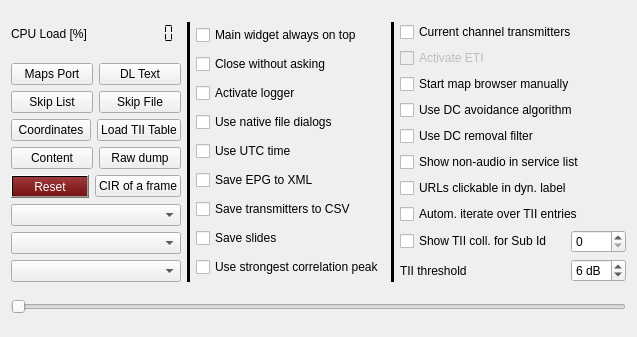
<?xml version="1.0" encoding="UTF-8"?>
<ui version="4.0">
 <class>configWidget</class>
 <widget class="QWidget" name="configWidget">
  <property name="geometry">
   <rect>
    <x>0</x>
    <y>0</y>
    <width>637</width>
    <height>337</height>
   </rect>
  </property>
  <property name="windowTitle">
   <string>Configuration and Control</string>
  </property>
  <layout class="QVBoxLayout" name="verticalLayout_4">
   <item>
    <layout class="QHBoxLayout" name="horizontalLayout_5">
     <item>
      <layout class="QVBoxLayout" name="verticalLayout_3">
       <item>
        <layout class="QFormLayout" name="formLayout">
         <item row="0" column="0">
          <widget class="QLabel" name="label_7">
           <property name="maximumSize">
            <size>
             <width>16777215</width>
             <height>24</height>
            </size>
           </property>
           <property name="text">
            <string>CPU Load [%]</string>
           </property>
          </widget>
         </item>
         <item row="0" column="1">
          <widget class="QLCDNumber" name="cpuMonitor">
           <property name="maximumSize">
            <size>
             <width>16777215</width>
             <height>24</height>
            </size>
           </property>
           <property name="frameShape">
            <enum>QFrame::Shape::NoFrame</enum>
           </property>
           <property name="smallDecimalPoint">
            <bool>true</bool>
           </property>
           <property name="digitCount">
            <number>7</number>
           </property>
           <property name="segmentStyle">
            <enum>QLCDNumber::SegmentStyle::Flat</enum>
           </property>
          </widget>
         </item>
        </layout>
       </item>
       <item>
        <layout class="QHBoxLayout" name="horizontalLayout" stretch="0,0">
         <item>
          <widget class="QPushButton" name="portSelector">
           <property name="text">
            <string>Maps Port</string>
           </property>
          </widget>
         </item>
         <item>
          <widget class="QPushButton" name="dlTextButton">
           <property name="toolTip">
            <string>&lt;html&gt;&lt;head/&gt;&lt;body&gt;&lt;p&gt;Save the lines of text that appear as dynamic label&lt;/p&gt;&lt;/body&gt;&lt;/html&gt;</string>
           </property>
           <property name="text">
            <string>DL Text</string>
           </property>
          </widget>
         </item>
        </layout>
       </item>
       <item>
        <layout class="QHBoxLayout" name="horizontalLayout_4">
         <item>
          <widget class="QPushButton" name="skipList_button">
           <property name="toolTip">
            <string>&lt;html&gt;&lt;head/&gt;&lt;body&gt;&lt;p&gt;show or hide the skipList. Updates in the skipList will be saved.&lt;/p&gt;&lt;/body&gt;&lt;/html&gt;</string>
           </property>
           <property name="text">
            <string>Skip List</string>
           </property>
          </widget>
         </item>
         <item>
          <widget class="QPushButton" name="skipFile_button">
           <property name="toolTip">
            <string>&lt;html&gt;&lt;head/&gt;&lt;body&gt;&lt;p&gt;Select a file for the skipList. If the file does not exist yet, it will be created and initialized with a skipList with no channels set to skip.&lt;/p&gt;&lt;/body&gt;&lt;/html&gt;</string>
           </property>
           <property name="text">
            <string>Skip File</string>
           </property>
          </widget>
         </item>
        </layout>
       </item>
       <item>
        <layout class="QHBoxLayout" name="horizontalLayout_7">
         <item>
          <widget class="QPushButton" name="set_coordinatesButton">
           <property name="toolTip">
            <string>&lt;html&gt;&lt;head/&gt;&lt;body&gt;&lt;p&gt;&lt;span style=&quot; font-weight:700;&quot;&gt;Enter your local map coordinates&lt;/span&gt;&lt;/p&gt;&lt;p&gt;This is necessary to show the correct direction and distance of the received TII information.&lt;/p&gt;&lt;/body&gt;&lt;/html&gt;</string>
           </property>
           <property name="text">
            <string>Coordinates</string>
           </property>
          </widget>
         </item>
         <item>
          <widget class="QPushButton" name="loadTableButton">
           <property name="toolTip">
            <string>&lt;html&gt;&lt;head/&gt;&lt;body&gt;&lt;p&gt;Touching this button instructs the software to (try to) load a so-called tii table, a table with the&lt;/p&gt;&lt;p&gt;encodings of tii data.&lt;/p&gt;&lt;/body&gt;&lt;/html&gt;</string>
           </property>
           <property name="text">
            <string>Load TII Table</string>
           </property>
          </widget>
         </item>
        </layout>
       </item>
       <item>
        <layout class="QHBoxLayout" name="horizontalLayout_8">
         <item>
          <widget class="QPushButton" name="contentButton">
           <property name="sizePolicy">
            <sizepolicy hsizetype="Preferred" vsizetype="Fixed">
             <horstretch>0</horstretch>
             <verstretch>0</verstretch>
            </sizepolicy>
           </property>
           <property name="toolTip">
            <string>&lt;html&gt;&lt;head/&gt;&lt;body&gt;&lt;p&gt;This will open a 'save as ... dialog' where you can select a file to store a description of the content of the current DAB ensemble (Audio and Data) in a text file.&lt;/p&gt;&lt;/body&gt;&lt;/html&gt;</string>
           </property>
           <property name="text">
            <string>Content</string>
           </property>
          </widget>
         </item>
         <item>
          <widget class="QPushButton" name="dumpButton">
           <property name="sizePolicy">
            <sizepolicy hsizetype="Preferred" vsizetype="Fixed">
             <horstretch>0</horstretch>
             <verstretch>0</verstretch>
            </sizepolicy>
           </property>
           <property name="toolTip">
            <string>&lt;html&gt;&lt;head/&gt;&lt;body&gt;&lt;p&gt;Push this button to save the raw input. Pushing will cause a menu to appear where a filename can be selected. Please note the big filesizes!&lt;/p&gt;&lt;p&gt;Push again to stop recording. You can reload it by using the file input (*.sdr) option. &lt;/p&gt;&lt;/body&gt;&lt;/html&gt;</string>
           </property>
           <property name="text">
            <string>Raw dump</string>
           </property>
          </widget>
         </item>
        </layout>
       </item>
       <item>
        <layout class="QHBoxLayout" name="horizontalLayout_9">
         <item>
          <widget class="QPushButton" name="resetButton">
           <property name="sizePolicy">
            <sizepolicy hsizetype="Preferred" vsizetype="Fixed">
             <horstretch>0</horstretch>
             <verstretch>0</verstretch>
            </sizepolicy>
           </property>
           <property name="toolTip">
            <string>&lt;html&gt;&lt;head/&gt;&lt;body&gt;&lt;p&gt;Push this button to reset, i.e. restart synchronization.&lt;/p&gt;&lt;/body&gt;&lt;/html&gt;</string>
           </property>
           <property name="styleSheet">
            <string notr="true">QPushButton { background-color:qlineargradient(x1:1, y1:0, x2:1, y2:1, stop:0 rgba(158, 58, 58, 255),stop:1 rgba(118, 18, 18, 255)); color: #ffffff; }
            </string>
           </property>
           <property name="text">
            <string>Reset</string>
           </property>
          </widget>
         </item>
         <item>
          <widget class="QPushButton" name="cirButton">
           <property name="sizePolicy">
            <sizepolicy hsizetype="Preferred" vsizetype="Fixed">
             <horstretch>0</horstretch>
             <verstretch>0</verstretch>
            </sizepolicy>
           </property>
           <property name="toolTip">
            <string>&lt;html&gt;&lt;head/&gt;&lt;body&gt;&lt;p&gt;This will open a windows with CIR of the whole frame.&lt;/p&gt;&lt;/body&gt;&lt;/html&gt;</string>
           </property>
           <property name="text">
            <string>CIR of a frame</string>
           </property>
          </widget>
         </item>
        </layout>
       </item>
       <item>
        <layout class="QHBoxLayout" name="horizontalLayout_10">
         <item>
          <widget class="QComboBox" name="cmbSoftBitGen">
           <property name="toolTip">
            <string>&lt;html&gt;&lt;head/&gt;&lt;body&gt;&lt;p&gt;&lt;span style=&quot; font-weight:600;&quot;&gt;Select soft bit generation type&lt;/span&gt;&lt;/p&gt;&lt;p&gt;There are several ideas on how to calculate the soft bit values for the Virterbi decoder. In some weak reception conditions, this may cause a change.&lt;/p&gt;&lt;p&gt;See the &amp;quot;Soft-Bit Weight&amp;quot; of the Carrier Plot for the calculation results.&lt;/p&gt;&lt;p&gt;As the first entry should provide almost the best result, the value is not stored persistently.&lt;/p&gt;&lt;/body&gt;&lt;/html&gt;</string>
           </property>
          </widget>
         </item>
        </layout>
       </item>
       <item>
        <widget class="QComboBox" name="streamoutSelector"/>
       </item>
       <item>
        <widget class="QComboBox" name="deviceSelector">
         <property name="toolTip">
          <string>&lt;html&gt;&lt;head/&gt;&lt;body&gt;&lt;p&gt;&lt;span style=&quot; font-weight:700;&quot;&gt;Select input device&lt;/span&gt;&lt;/p&gt;&lt;/body&gt;&lt;/html&gt;</string>
         </property>
        </widget>
       </item>
      </layout>
     </item>
     <item>
      <widget class="Line" name="line_2">
       <property name="styleSheet">
        <string notr="true">background-color: black;</string>
       </property>
       <property name="orientation">
        <enum>Qt::Orientation::Vertical</enum>
       </property>
      </widget>
     </item>
     <item>
      <layout class="QVBoxLayout" name="verticalLayout_2">
       <item>
        <widget class="QCheckBox" name="cbAlwaysOnTop">
         <property name="toolTip">
          <string>&lt;html&gt;&lt;head/&gt;&lt;body&gt;&lt;p&gt;Set in the configuration whether or not the main widget should ALWAYS be op top. Note that setting will be applied the next time the program will start.&lt;/p&gt;&lt;/body&gt;&lt;/html&gt;</string>
         </property>
         <property name="text">
          <string>Main widget always on top</string>
         </property>
        </widget>
       </item>
       <item>
        <widget class="QCheckBox" name="cbCloseDirect">
         <property name="toolTip">
          <string>&lt;html&gt;&lt;head/&gt;&lt;body&gt;&lt;p&gt;If you are bored with the explicit request to stop, touch this one, and stopping is direct&lt;/p&gt;&lt;/body&gt;&lt;/html&gt;</string>
         </property>
         <property name="text">
          <string>Close without asking</string>
         </property>
        </widget>
       </item>
       <item>
        <widget class="QCheckBox" name="cbActivateLogger">
         <property name="toolTip">
          <string>&lt;html&gt;&lt;head/&gt;&lt;body&gt;&lt;p&gt;Sometime one wants to see what was done, the logger just dumps some data into a file, showing the selections made.&lt;/p&gt;&lt;/body&gt;&lt;/html&gt;</string>
         </property>
         <property name="text">
          <string>Activate logger</string>
         </property>
        </widget>
       </item>
       <item>
        <widget class="QCheckBox" name="cbUseNativeFileDialog">
         <property name="text">
          <string>Use native file dialogs</string>
         </property>
        </widget>
       </item>
       <item>
        <widget class="QCheckBox" name="cbUseUtcTime">
         <property name="toolTip">
          <string>&lt;html&gt;&lt;head/&gt;&lt;body&gt;&lt;p&gt;If you want to see UTC in the logs select this one.&lt;/p&gt;&lt;/body&gt;&lt;/html&gt;</string>
         </property>
         <property name="text">
          <string>Use UTC time</string>
         </property>
        </widget>
       </item>
       <item>
        <widget class="QCheckBox" name="cbGenXmlFromEpg">
         <property name="toolTip">
          <string>&lt;html&gt;&lt;head/&gt;&lt;body&gt;&lt;p&gt;The EPG detector has two components, one collecting data to present as &amp;quot;time table&amp;quot; for today, the other one - using a library written by Julian Cable from the BBC - to generate textual xml.&lt;/p&gt;&lt;p&gt;If selected, the xml will be generated. Note however that we encountered at least one example where the library generating the textual xml causes a crash.&lt;/p&gt;&lt;/body&gt;&lt;/html&gt;</string>
         </property>
         <property name="text">
          <string>Save EPG to XML</string>
         </property>
        </widget>
       </item>
       <item>
        <widget class="QCheckBox" name="cbSaveTransToCsv">
         <property name="toolTip">
          <string>&lt;html&gt;&lt;head/&gt;&lt;body&gt;&lt;p&gt;When this is set, the transmitter descriptions visible on the map are also stored in a &amp;quot;.csv&amp;quot; file.&lt;/p&gt;&lt;p&gt;On starting the httpHandler, a file selection menu will appear.&lt;/p&gt;&lt;/body&gt;&lt;/html&gt;</string>
         </property>
         <property name="text">
          <string>Save transmitters to CSV</string>
         </property>
        </widget>
       </item>
       <item>
        <widget class="QCheckBox" name="cbSaveSlides">
         <property name="toolTip">
          <string>&lt;html&gt;&lt;head/&gt;&lt;body&gt;&lt;p&gt;If set, slides (pictures) appearing during transmissions are being saved to&lt;span style=&quot; font-weight:600;&quot;&gt; /tmp/DABstar/PIC/&lt;/span&gt; (under Linux)&lt;/p&gt;&lt;/body&gt;&lt;/html&gt;</string>
         </property>
         <property name="text">
          <string>Save slides</string>
         </property>
        </widget>
       </item>
       <item>
        <widget class="QCheckBox" name="cbUseStrongestPeak">
         <property name="toolTip">
          <string>&lt;html&gt;&lt;head/&gt;&lt;body&gt;&lt;p&gt;If set, the correlation module will report the strongest peak in the correlation, rather than the first (above a certain minimum).&lt;/p&gt;&lt;/body&gt;&lt;/html&gt;</string>
         </property>
         <property name="text">
          <string>Use strongest correlation peak</string>
         </property>
        </widget>
       </item>
      </layout>
     </item>
     <item>
      <widget class="Line" name="line">
       <property name="styleSheet">
        <string notr="true">background-color: black;</string>
       </property>
       <property name="orientation">
        <enum>Qt::Orientation::Vertical</enum>
       </property>
      </widget>
     </item>
     <item>
      <layout class="QVBoxLayout" name="verticalLayout">
       <item>
        <widget class="QCheckBox" name="cbShowOnlyCurrTrans">
         <property name="toolTip">
          <string>&lt;html&gt;&lt;head/&gt;&lt;body&gt;&lt;p&gt;Set in the configuration that - rather than showing all transmitters on a map - only the transmitters that are seen for the currrent channel are made visible.&lt;/p&gt;&lt;/body&gt;&lt;/html&gt;</string>
         </property>
         <property name="text">
          <string>Current channel transmitters</string>
         </property>
        </widget>
       </item>
       <item>
        <widget class="QCheckBox" name="cbActivateEti">
         <property name="enabled">
          <bool>false</bool>
         </property>
         <property name="toolTip">
          <string>&lt;html&gt;&lt;head/&gt;&lt;body&gt;&lt;p&gt;Generate ETI files. Since generating an ETI file from an ensemble seems incompatible with scanning, the scan button is replaced by an &amp;quot;ETI&amp;quot; button when ETI is activated.&lt;/p&gt;&lt;p&gt;Note that building up an ETI file requires quite some resources.&lt;/p&gt;&lt;p&gt;If ETI is activated, the scanButton is replaced by the etiButton. Touching that button shows a fileselection menu, after selecting a file the content of the ensemble is sent in ETi format to the file. The eti session stops when (a) the eti button is touched again, (b) switching to another channel or (c) disabling eti by unchecking the checkbox.&lt;/p&gt;&lt;p&gt;&lt;br/&gt;&lt;/p&gt;&lt;/body&gt;&lt;/html&gt;</string>
         </property>
         <property name="text">
          <string>Activate ETI</string>
         </property>
        </widget>
       </item>
       <item>
        <widget class="QCheckBox" name="cbManualBrowserStart">
         <property name="toolTip">
          <string>&lt;html&gt;&lt;head/&gt;&lt;body&gt;&lt;p&gt;Set in the configuration that on starting the http service a browser will have to be started manually. Default is browser starts automatically. Effective immediately&lt;/p&gt;&lt;p&gt;&lt;br/&gt;&lt;/p&gt;&lt;/body&gt;&lt;/html&gt;</string>
         </property>
         <property name="text">
          <string>Start map browser manually</string>
         </property>
        </widget>
       </item>
       <item>
        <widget class="QCheckBox" name="cbUseDcAvoidance">
         <property name="toolTip">
          <string>&lt;html&gt;&lt;head/&gt;&lt;body&gt;&lt;p&gt;&lt;span style=&quot; font-weight:600;&quot;&gt;Try to avoid a DC compoment on used OFDM-bins around the 0Hz-OFDM-bin.&lt;/span&gt;&lt;/p&gt;&lt;p&gt;Many SDR devices have an analog IQ receiving concept. This tends to have a DC component at 0Hz baseband. &lt;/p&gt;&lt;p&gt;Therefore, the DAB standard do not use the OFDM-bin at 0Hz to avoid decoding problems. But as the frequency correction is usually done only in the baseband, the DC could be seen also in the neighbor OFDM-bins where the demodulation of the data could be bad.&lt;/p&gt;&lt;p&gt;This feature tries to use the RF synthesizer on the SDR device to shift the DC component to the unsused 0Hz-OFDM-bin again. The remaining frequency correction is still done in the baseband.&lt;/p&gt;&lt;p&gt;Not all devices allows fine RF frequency tuning (and not on all relevant frequencies), so this is not always working fully well, but should also not cause any harm.&lt;/p&gt;&lt;p&gt;This should make a difference in bad reception conditions. See needed RS (Reed-Solomon) correction.&lt;/p&gt;&lt;p&gt;While switching audio could drop for a short time.&lt;/p&gt;&lt;/body&gt;&lt;/html&gt;</string>
         </property>
         <property name="text">
          <string>Use DC avoidance algorithm</string>
         </property>
        </widget>
       </item>
       <item>
        <widget class="QCheckBox" name="cbUseDcRemoval">
         <property name="toolTip">
          <string>&lt;html&gt;&lt;head/&gt;&lt;body&gt;&lt;p&gt;&lt;span style=&quot; font-weight:600;&quot;&gt;DC removal filter&lt;/span&gt;&lt;/p&gt;&lt;p&gt;This removes the possible remaining DC from the input signal. &lt;/p&gt;&lt;p&gt;Together with the &lt;span style=&quot; font-style:italic;&quot;&gt;DC Avoidance Algrithm&lt;/span&gt; this should be of an advantage. But with not all situations and devices this will work well.&lt;/p&gt;&lt;p&gt;You would see the DC on the &amp;quot;needle&amp;quot; in the spectrum view (upper right corner).&lt;/p&gt;&lt;/body&gt;&lt;/html&gt;</string>
         </property>
         <property name="text">
          <string>Use DC removal filter</string>
         </property>
        </widget>
       </item>
       <item>
        <widget class="QCheckBox" name="cbShowNonAudioInServiceList">
         <property name="toolTip">
          <string>&lt;html&gt;&lt;head/&gt;&lt;body&gt;&lt;p&gt;&lt;span style=&quot; font-weight:700;&quot;&gt;Show non-audio entries in service list&lt;/span&gt;&lt;/p&gt;&lt;p&gt;If selected also non-audio services will be shown in the service list, like EPG/SPI data services.&lt;/p&gt;&lt;p&gt;Needs a new scan or channel-reselection in the service list to be shown or hidden.&lt;/p&gt;&lt;/body&gt;&lt;/html&gt;</string>
         </property>
         <property name="text">
          <string>Show non-audio in service list</string>
         </property>
        </widget>
       </item>
       <item>
        <widget class="QCheckBox" name="cbUrlClickable">
         <property name="toolTip">
          <string>&lt;html&gt;&lt;head/&gt;&lt;body&gt;&lt;p&gt;&lt;span style=&quot; font-weight:700;&quot;&gt;URLs are clickable in dynamic label text&lt;/span&gt;&lt;/p&gt;&lt;p&gt;The dynamic label text is scanned for URLs and email addresses and the links are (tried to) converted into clickable links. So the web browser or email program should be opened automatically by clicking on them.&lt;/p&gt;&lt;/body&gt;&lt;/html&gt;</string>
         </property>
         <property name="text">
          <string>URLs clickable in dyn. label</string>
         </property>
        </widget>
       </item>
       <item>
        <widget class="QCheckBox" name="cbAutoIterTiiEntries">
         <property name="toolTip">
          <string>&lt;html&gt;&lt;head/&gt;&lt;body&gt;&lt;p&gt;&lt;span style=&quot; font-weight:700;&quot;&gt;Automatically iterate over TII entries&lt;/span&gt;&lt;/p&gt;&lt;p&gt;The TII location list in the main window can be iterated automatically. If not selected then always the first (strongest) TII entry is shown.&lt;/p&gt;&lt;/body&gt;&lt;/html&gt;</string>
         </property>
         <property name="text">
          <string>Autom. iterate over TII entries</string>
         </property>
        </widget>
       </item>
       <item>
        <layout class="QHBoxLayout" name="horizontalLayout_2" stretch="3,1">
         <item>
          <widget class="QCheckBox" name="cbTiiCollisions">
           <property name="toolTip">
            <string>&lt;html&gt;&lt;head/&gt;&lt;body&gt;&lt;p&gt;Shows TII collisions as main id = 99&lt;/p&gt;&lt;/body&gt;&lt;/html&gt;</string>
           </property>
           <property name="text">
            <string>Show TII coll. for Sub Id</string>
           </property>
          </widget>
         </item>
         <item>
          <widget class="QSpinBox" name="sbTiiSubId">
           <property name="minimum">
            <number>0</number>
           </property>
           <property name="maximum">
            <number>23</number>
           </property>
           <property name="value">
            <number>0</number>
           </property>
          </widget>
         </item>
        </layout>
       </item>
       <item>
        <layout class="QHBoxLayout" name="horizontalLayout_3" stretch="3,1">
         <item>
          <widget class="QLabel" name="label_6">
           <property name="text">
            <string>TII threshold</string>
           </property>
          </widget>
         </item>
         <item>
          <widget class="QSpinBox" name="sbTiiThreshold">
           <property name="toolTip">
            <string>Threshold above noise level</string>
           </property>
           <property name="suffix">
            <string> dB</string>
           </property>
           <property name="minimum">
            <number>3</number>
           </property>
           <property name="maximum">
            <number>9</number>
           </property>
           <property name="value">
            <number>6</number>
           </property>
          </widget>
         </item>
        </layout>
       </item>
      </layout>
     </item>
    </layout>
   </item>
   <item>
    <widget class="QSlider" name="sliderTest">
     <property name="enabled">
      <bool>true</bool>
     </property>
     <property name="toolTip">
      <string>&lt;html&gt;&lt;head/&gt;&lt;body&gt;&lt;p&gt;Slider for different tests. Normally no need to change.&lt;/p&gt;&lt;/body&gt;&lt;/html&gt;</string>
     </property>
     <property name="maximum">
      <number>10</number>
     </property>
     <property name="pageStep">
      <number>1</number>
     </property>
     <property name="value">
      <number>0</number>
     </property>
     <property name="orientation">
      <enum>Qt::Orientation::Horizontal</enum>
     </property>
    </widget>
   </item>
  </layout>
 </widget>
 <resources/>
 <connections/>
</ui>
